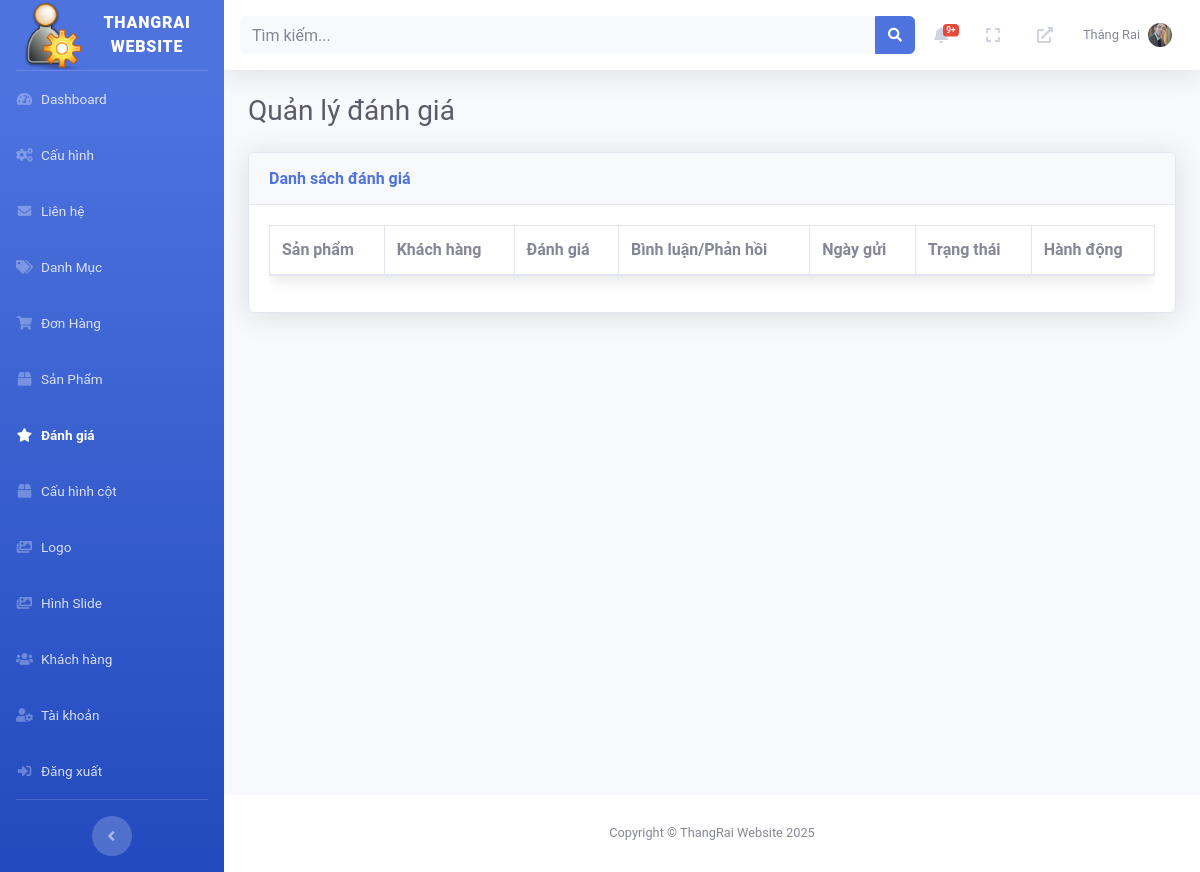
The app's page /admin/index.php?page=danhgia (signed in), older data.
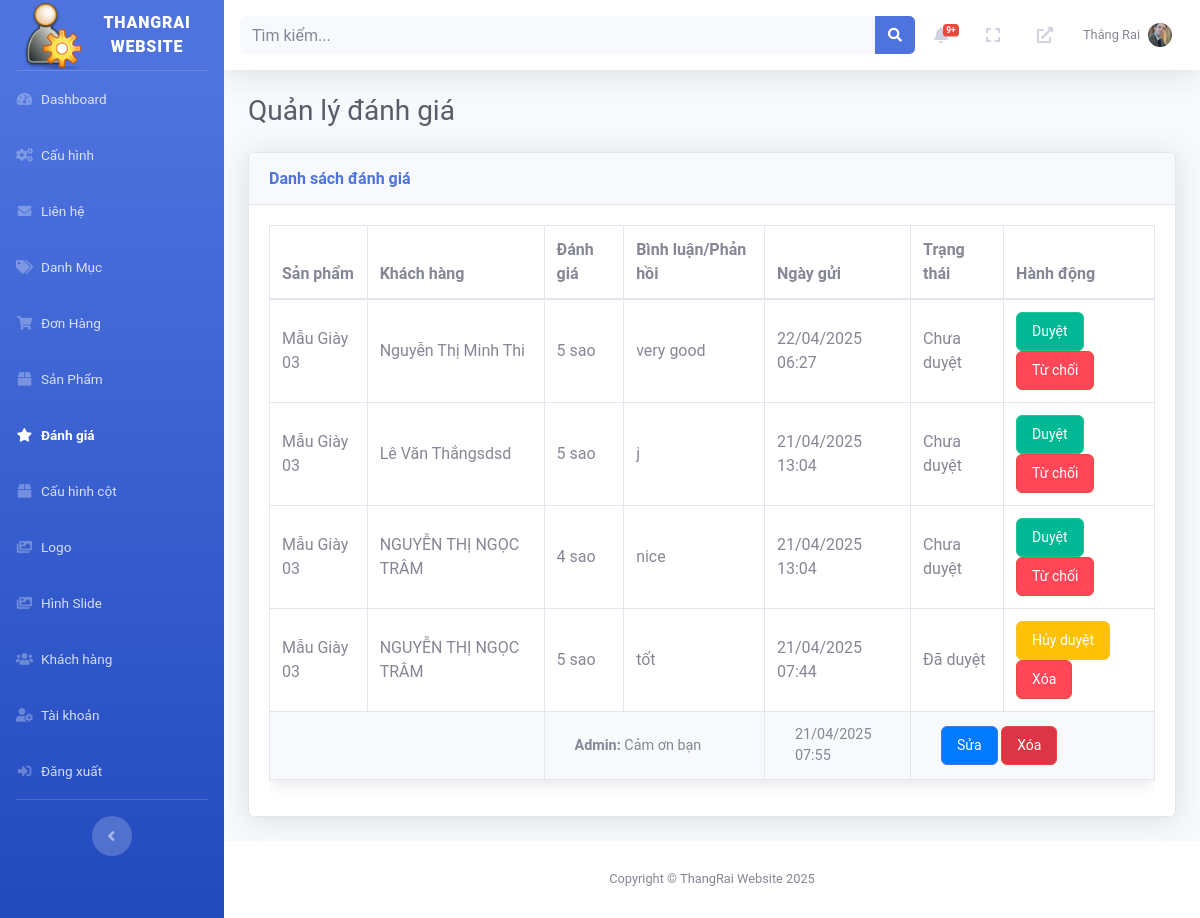
The same page, newer data.
### tables this page shows
CREATE TABLE `reviews` (
  `id` int NOT NULL,
  `product_id` int NOT NULL,
  `customer_name` varchar(255) NOT NULL,
  `rating` int NOT NULL,
  `comment` text NOT NULL,
  `is_approved` tinyint(1) DEFAULT '0',
  `created_at` timestamp NULL DEFAULT CURRENT_TIMESTAMP
);

CREATE TABLE `products` (
  `id` int NOT NULL,
  `category_id` int NOT NULL,
  `name` varchar(255) NOT NULL,
  `description` text,
  `stock` int NOT NULL,
  `image` varchar(255) DEFAULT NULL,
  `created_at` timestamp NULL DEFAULT CURRENT_TIMESTAMP,
  `content` text,
  `original_price` decimal(10,2) NOT NULL DEFAULT '0.00',
  `current_price` decimal(10,2) NOT NULL DEFAULT '0.00',
  `is_active` tinyint(1) NOT NULL DEFAULT '1',
  `slug` varchar(255) NOT NULL,
  `seo_image` varchar(255) DEFAULT NULL,
  `seo_title` varchar(255) DEFAULT NULL,
  `seo_description` text,
  `seo_keywords` text
);

CREATE TABLE `review_replies` (
  `id` int NOT NULL,
  `review_id` int NOT NULL,
  `reply_by` varchar(255) NOT NULL,
  `reply_content` text NOT NULL,
  `created_at` timestamp NULL DEFAULT CURRENT_TIMESTAMP
);

### admin/pages/danhgia/index.php (the view, shortened to what the rows shown need)
<?php
try {
    require_once 'C:/laragon/www/2/admin/config/db_connect.php';
    $stmt = $pdo->prepare("
        SELECT r.id, r.customer_name, r.rating, r.comment, r.is_approved, r.created_at, p.name as product_name
        FROM reviews r
        JOIN products p ON r.product_id = p.id
        ORDER BY r.created_at DESC
    ");
    $stmt->execute();
    $reviews = $stmt->fetchAll(PDO::FETCH_ASSOC);
    $stmt = $pdo->prepare("
        SELECT rr.id, rr.review_id, rr.reply_by, rr.reply_content, rr.created_at
        FROM review_replies rr
        ORDER BY rr.created_at ASC
    ");
    $stmt->execute();
    $replies = $stmt->fetchAll(PDO::FETCH_ASSOC);
    $replies_by_review = [];
    foreach ($replies as $reply) {
        $replies_by_review[$reply['review_id']][] = $reply;
    }
} catch (Exception $e) {
    error_log('Admin reviews error: ' . $e->getMessage());
    $_SESSION['error'] = 'Có lỗi xảy ra, vui lòng thử lại!';
}
?>
<!DOCTYPE html>
<html lang="vi">
<head>
</head>
<body>
    <div class="d-sm-flex align-items-center justify-content-between mb-4">
        <h1 class="h3 mb-0 text-gray-800">Quản lý đánh giá</h1>
    </div>
    <div class="card shadow mb-4">
        <div class="card-body">
            <div class="table-responsive">
                <table class="table table-bordered" width="100%" cellspacing="0">
                    <thead>
                        <tr>
                            <th>Sản phẩm</th>
                            <th>Khách hàng</th>
                            <th>Đánh giá</th>
                            <th>Bình luận/Phản hồi</th>
                            <th>Ngày gửi</th>
                            <th>Trạng thái</th>
                            <th>Hành động</th>
                        </tr>
                    </thead>
                    <tbody>
                        <?php foreach ($reviews as $review): ?>
                            <tr>
                                <td><?php echo htmlspecialchars($review['product_name'], ENT_QUOTES); ?></td>
                                <td><?php echo htmlspecialchars($review['customer_name'], ENT_QUOTES); ?></td>
                                <td><?php echo $review['rating']; ?> sao</td>
                                <td><?php echo htmlspecialchars($review['comment'], ENT_QUOTES); ?></td>
                                <td><?php echo date('d/m/Y H:i', strtotime($review['created_at'])); ?></td>
                                <td><?php echo $review['is_approved'] ? 'Đã duyệt' : 'Chưa duyệt'; ?></td>
                                <td>
                                    <?php if (!$review['is_approved']): ?>
                                        <form method="POST" style="display:inline;">
                                            <button type="submit" class="btn btn-success btn-sm btn-approve">Duyệt</button>
                                        </form>
                                        <form method="POST" style="display:inline;">
                                            <button type="submit" class="btn btn-danger btn-sm btn-reject" onclick="return confirm('Bạn có chắc muốn xóa đánh giá này không?')">Từ chối</button>
                                        </form>
                                    <?php else: ?>
                                        <form method="POST" style="display:inline;">
                                            <button type="submit" class="btn btn-warning btn-sm btn-unapprove" onclick="return confirm('Bạn có chắc muốn hủy duyệt đánh giá này không?')">Hủy duyệt</button>
                                        </form>
                                        <form method="POST" style="display:inline;">
                                            <button type="submit" class="btn btn-danger btn-sm btn-reject" onclick="return confirm('Bạn có chắc muốn xóa đánh giá này không?')">Xóa</button>
                                        </form>
                                    <?php endif; ?>
                                </td>
                            </tr>
                            <?php if (isset($replies_by_review[$review['id']])): ?>
                                <?php foreach ($replies_by_review[$review['id']] as $reply): ?>
                                    <tr class="reply-row">
                                        <td colspan="2"></td>
                                        <td colspan="2">
                                            <strong><?php echo htmlspecialchars($reply['reply_by'], ENT_QUOTES); ?>:</strong>
                                            <?php echo htmlspecialchars($reply['reply_content'], ENT_QUOTES); ?>
                                        </td>
                                        <td><?php echo date('d/m/Y H:i', strtotime($reply['created_at'])); ?></td>
                                        <td colspan="2">
                                            <button class="btn btn-primary btn-sm btn-edit-reply"
                                                    data-bs-toggle="modal"
                                                    data-bs-target="#editReplyModal"
                                                    data-reply-id="<?php echo $reply['id']; ?>"
                                                    data-reply-by="<?php echo htmlspecialchars($reply['reply_by'], ENT_QUOTES); ?>"
                                                    data-reply-content="<?php echo htmlspecialchars($reply['reply_content'], ENT_QUOTES); ?>">
                                                Sửa
                                            </button>
                                            <form method="POST" style="display:inline;">
                                                <button type="submit" class="btn btn-danger btn-sm btn-delete-reply"
                                                        onclick="return confirm('Bạn có chắc muốn xóa phản hồi này không?')">Xóa</button>
                                            </form>
                                        </td>
                                    </tr>
                                <?php endforeach; ?>
                            <?php endif; ?>
                        <?php endforeach; ?>
                    </tbody>
                </table>
            </div>
        </div>
    </div>
</body>
</html>

### admin/includes/topbar.php (shortened to what the rows shown need)
<?php
require_once 'C:/laragon/www/2/admin/config/db_connect.php';
$admin_id = $_SESSION['admin_id'] ?? null;
$avatar = null;
if ($admin_id) {
    $stmt = $pdo->prepare("SELECT avatar FROM admins WHERE id = ?");
    $stmt->execute([$admin_id]);
    $admin = $stmt->fetch(PDO::FETCH_ASSOC);
    $avatar = $admin['avatar'] ?? null;
}
?>
<nav class="navbar navbar-expand navbar-light bg-white topbar mb-4 static-top shadow">
    <ul class="navbar-nav ml-auto">
        <li class="nav-item dropdown no-arrow">
            <a class="nav-link dropdown-toggle" href="#" id="userDropdown" role="button" data-toggle="dropdown">
                <span class="mr-2 d-none d-lg-inline text-gray-600 small">
                    <?php echo htmlspecialchars($_SESSION['admin_name'] ?? 'Admin'); ?>
                </span>
                <?php if ($avatar): ?>
                    <img src="/2/admin/<?php echo htmlspecialchars($avatar); ?>" alt="Avatar" class="rounded-circle" style="width: 24px; height: 24px; object-fit: cover;">
                <?php else: ?>
                    <img src="/2/admin/images/default-avatar.png" alt="Default Avatar" class="rounded-circle" style="width: 24px; height: 24px; object-fit: cover;">
                <?php endif; ?>
            </a>
        </li>
    </ul>
</nav>

Row changes from the older to the newer data that the page shows:
added reviews: product.name "Mẫu Giày 03", customer_name "Nguyễn Thị Minh Thi", rating "5", comment "very good", created_at "22/04/2025 06:27", is_approved "Chưa duyệt"
added reviews: product.name "Mẫu Giày 03", customer_name "Lê Văn Thắngsdsd", rating "5", comment "j", created_at "21/04/2025 13:04", is_approved "Chưa duyệt"
added reviews: product.name "Mẫu Giày 03", customer_name "NGUYỄN THỊ NGỌC TRÂM", rating "4", comment "nice", created_at "21/04/2025 13:04", is_approved "Chưa duyệt"
added reviews: product.name "Mẫu Giày 03", customer_name "NGUYỄN THỊ NGỌC TRÂM", rating "5", comment "tốt", created_at "21/04/2025 07:44", is_approved "Đã duyệt"
added review_replies: reply_by "Admin", reply_content "Cảm ơn bạn", created_at "21/04/2025 07:55"
